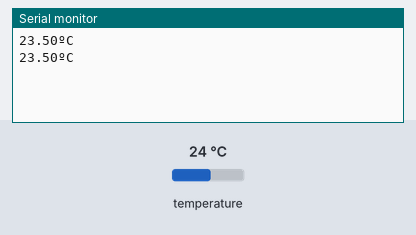
Bench run of a sketch on a simulated ESP32. Parts: the last lines printed to the serial monitor. Inputs (shaded band) come from the test bench; at power-on: temperature 24 °C.

Above: at 2.8 s.
2.9 s: temperature set to 12 °C
At 4.3 s:
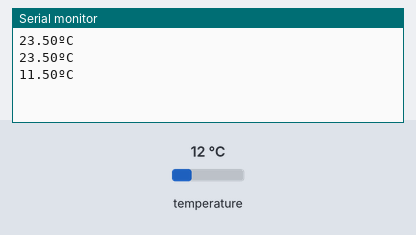
4.7 s: temperature set to 19 °C
At 4.7 s:
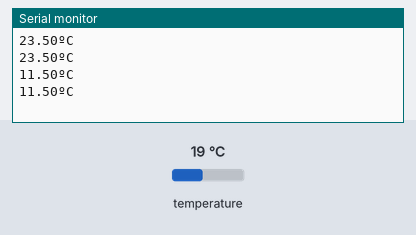
Timing chart, 0 to 7.7 s (numbered marks = the images above; inputs shaded):
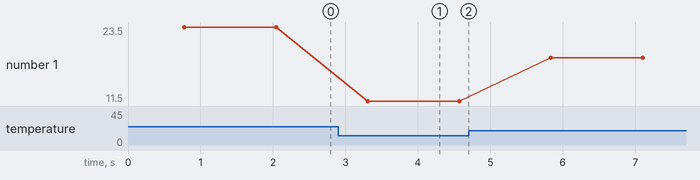

The sketch:

temp_test.ino
```cpp
/*********
  Rui Santos
  Complete project details at https://randomnerdtutorials.com/esp32-ds18b20-temperature-arduino-ide/
*********/

#include <OneWire.h>
#include <DallasTemperature.h>

// GPIO where the DS18B20 is connected to
const int oneWireBus = 4;

// Setup a oneWire instance to communicate with any OneWire devices
OneWire oneWire(oneWireBus);

// Pass our oneWire reference to Dallas Temperature sensor
DallasTemperature sensors(&oneWire);

void setup() {
  // Start the Serial Monitor
  Serial.begin(115200);
  // Start the DS18B20 sensor
  sensors.begin();
}

void loop() {
  sensors.requestTemperatures();
  float temperatureC = sensors.getTempCByIndex(0) - 0.5;
  Serial.print(temperatureC);
  Serial.println("ºC");
  delay(500);
}
```

Measured:
- after the input at 2.9 s, the serial monitor: prints a new line after 0.41 s (image 1)
- plotted number 1: 23.5 → 11.5 after the input at 2.9 s, 11.5 → 18.5 after the input at 4.7 s
